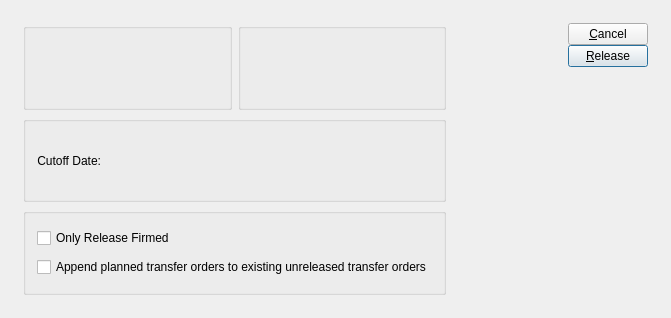
<?xml version="1.0" encoding="UTF-8"?>
<ui version="4.0">
 <comment>This file is part of the xTuple ERP: PostBooks Edition, a free and
open source Enterprise Resource Planning software suite,
Copyright (c) 1999-2019 by OpenMFG LLC, d/b/a xTuple.
It is licensed to you under the Common Public Attribution License
version 1.0, the full text of which (including xTuple-specific Exhibits)
is available at www.xtuple.com/CPAL.  By using this software, you agree
to be bound by its terms.</comment>
 <class>releasePlannedOrdersByPlannerCode</class>
 <widget class="QDialog" name="releasePlannedOrdersByPlannerCode">
  <property name="geometry">
   <rect>
    <x>0</x>
    <y>0</y>
    <width>671</width>
    <height>318</height>
   </rect>
  </property>
  <property name="windowTitle">
   <string>Release Planned Orders by Planner Code</string>
  </property>
  <layout class="QGridLayout" name="gridLayout_5">
   <item row="0" column="0">
    <layout class="QGridLayout" name="gridLayout_4">
     <property name="margin">
      <number>12</number>
     </property>
     <property name="spacing">
      <number>12</number>
     </property>
     <item row="0" column="0">
      <layout class="QGridLayout" name="gridLayout_3">
       <item row="0" column="0">
        <widget class="ParameterGroup" name="_plannerCode">
         <property name="focusPolicy">
          <enum>Qt::StrongFocus</enum>
         </property>
         <property name="title">
          <string/>
         </property>
         <property name="fixedSize">
          <bool>false</bool>
         </property>
        </widget>
       </item>
       <item row="0" column="1">
        <widget class="WarehouseGroup" name="_warehouse">
         <property name="focusPolicy">
          <enum>Qt::StrongFocus</enum>
         </property>
         <property name="title">
          <string/>
         </property>
         <property name="fixedSize">
          <bool>false</bool>
         </property>
        </widget>
       </item>
       <item row="1" column="0" colspan="2">
        <widget class="QGroupBox" name="groupBox_2">
         <property name="title">
          <string/>
         </property>
         <layout class="QGridLayout" name="gridLayout">
          <item row="0" column="0">
           <widget class="QLabel" name="_cutoffDateLit">
            <property name="text">
             <string>Cutoff Date:</string>
            </property>
            <property name="alignment">
             <set>Qt::AlignRight|Qt::AlignTrailing|Qt::AlignVCenter</set>
            </property>
           </widget>
          </item>
          <item row="0" column="1">
           <widget class="DLineEdit" name="_cutoffDate"/>
          </item>
          <item row="0" column="2">
           <spacer name="horizontalSpacer_2">
            <property name="orientation">
             <enum>Qt::Horizontal</enum>
            </property>
            <property name="sizeHint" stdset="0">
             <size>
              <width>40</width>
              <height>20</height>
             </size>
            </property>
           </spacer>
          </item>
         </layout>
        </widget>
       </item>
       <item row="2" column="0" colspan="2">
        <widget class="QGroupBox" name="groupBox">
         <property name="title">
          <string/>
         </property>
         <layout class="QGridLayout" name="gridLayout_2">
          <item row="0" column="0">
           <widget class="XCheckBox" name="_firmedOnly">
            <property name="text">
             <string>Only Release Firmed</string>
            </property>
           </widget>
          </item>
          <item row="1" column="0">
           <widget class="XCheckBox" name="_appendTransferOrder">
            <property name="text">
             <string>Append planned transfer orders to existing unreleased transfer orders</string>
            </property>
           </widget>
          </item>
         </layout>
        </widget>
       </item>
      </layout>
     </item>
     <item row="0" column="1">
      <spacer name="horizontalSpacer">
       <property name="orientation">
        <enum>Qt::Horizontal</enum>
       </property>
       <property name="sizeHint" stdset="0">
        <size>
         <width>13</width>
         <height>14</height>
        </size>
       </property>
      </spacer>
     </item>
     <item row="0" column="2">
      <layout class="QVBoxLayout" name="verticalLayout">
       <property name="spacing">
        <number>0</number>
       </property>
       <item>
        <widget class="QPushButton" name="_close">
         <property name="text">
          <string>&amp;Cancel</string>
         </property>
        </widget>
       </item>
       <item>
        <widget class="QPushButton" name="_release">
         <property name="text">
          <string>&amp;Release</string>
         </property>
         <property name="autoDefault">
          <bool>true</bool>
         </property>
         <property name="default">
          <bool>true</bool>
         </property>
        </widget>
       </item>
       <item>
        <spacer>
         <property name="orientation">
          <enum>Qt::Vertical</enum>
         </property>
         <property name="sizeHint" stdset="0">
          <size>
           <width>20</width>
           <height>20</height>
          </size>
         </property>
        </spacer>
       </item>
      </layout>
     </item>
    </layout>
   </item>
  </layout>
 </widget>
 <layoutdefault spacing="6" margin="11"/>
 <customwidgets>
  <customwidget>
   <class>DLineEdit</class>
   <extends>QWidget</extends>
   <header>datecluster.h</header>
   <container>1</container>
  </customwidget>
  <customwidget>
   <class>ParameterGroup</class>
   <extends>QGroupBox</extends>
   <header>parametergroup.h</header>
   <container>1</container>
  </customwidget>
  <customwidget>
   <class>WarehouseGroup</class>
   <extends>QGroupBox</extends>
   <header>warehousegroup.h</header>
   <container>1</container>
  </customwidget>
  <customwidget>
   <class>XCheckBox</class>
   <extends>QCheckBox</extends>
   <header>xcheckbox.h</header>
  </customwidget>
 </customwidgets>
 <tabstops>
  <tabstop>_plannerCode</tabstop>
  <tabstop>_warehouse</tabstop>
  <tabstop>_cutoffDate</tabstop>
  <tabstop>_release</tabstop>
  <tabstop>_close</tabstop>
 </tabstops>
 <resources/>
 <connections>
  <connection>
   <sender>_close</sender>
   <signal>clicked()</signal>
   <receiver>releasePlannedOrdersByPlannerCode</receiver>
   <slot>reject()</slot>
   <hints>
    <hint type="sourcelabel">
     <x>20</x>
     <y>20</y>
    </hint>
    <hint type="destinationlabel">
     <x>20</x>
     <y>20</y>
    </hint>
   </hints>
  </connection>
 </connections>
</ui>
